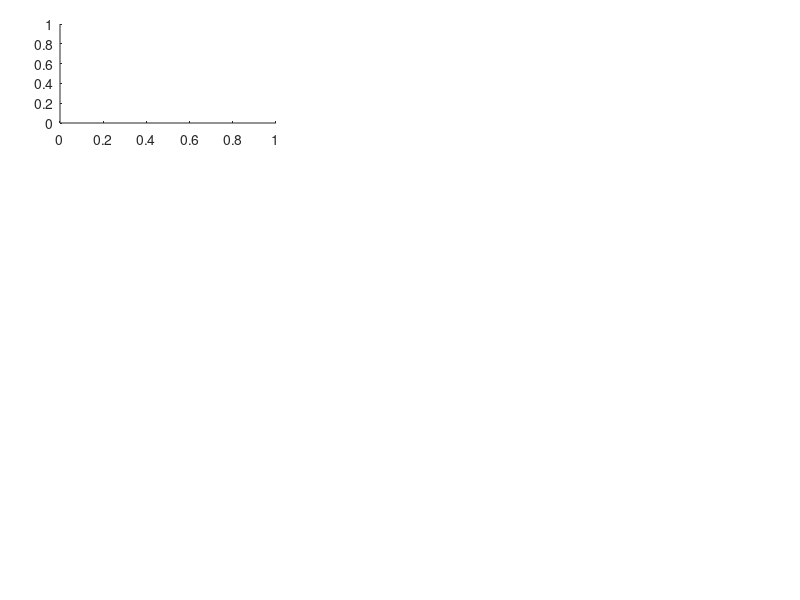

Here is the MATLAB script that generated this plot: (Note: this script raises an error after producing the figure.)
% ------------------------------------------
% cp-2021-152: Supplement Figure 4
% ------------------------------------------
%% Altitude regional

figure(6);
clf reset;

figure_number = {'a)','d)','b)','e)','c)','f)'};

m_width = 0.27;
m = [0.075,0.075,0.365,0.365,0.655,0.655,0.075,0.075,0.075,0.365,0.365,0.365,0.655,0.655,0.655];
n_height = 0.165;
n = [0.795,0.57,0.795,0.57,0.795,0.57,0.345,0.12,0.02,0.345,0.12,0.02,...
    0.345,0.12,0.02];

edges = 0:200:4000;

set(gcf,'Position',[2000 1000 1000 1000])

for k = 1:6
hS = subplot('Position',[m(k) n(k) m_width n_height]);

if k == 1
    mdl = fitlm(REGION.tropics_elevation(:),tropics.bootmean_d18O{1}(:,1),'linear');
    [Ypred,YCI] = predict(mdl, REGION.tropics_elevation(:),'alpha',0.1);
    sr = [REGION.tropics_elevation(:),YCI,Ypred]; sr1 = sortrows(sr,1);
    h = errorbar(REGION.tropics_elevation(:),tropics.bootmean_d18O{1}(:,1),...
        tropics.bootmean_d18O{1}(:,1)-tropics.ci{1}(:,1),...
        tropics.bootmean_d18O{1}(:,1)-tropics.ci{1}(:,2),...
        'o','MarkerEdgeColor','k','MarkerFaceColor','k','Color',[169 169 169]./255);
    title('Tropics');
    ylabel('\delta^{18}O_{dweq}');
    
elseif k == 2    
    mdl = fitlm(REGION.tropics_elevation(:),REGION.tropics_d13C,'linear');
    [Ypred,YCI] = predict(mdl, REGION.tropics_elevation(:),'alpha',0.1);
    sr = [REGION.tropics_elevation(:),YCI,Ypred]; sr1 = sortrows(sr,1);
    h = plot(REGION.tropics_elevation(:),REGION.tropics_d13C,'LineStyle','none','Color','k',...
        'Marker','o','MarkerFaceColor','k');
    ylabel('\delta^{13}C_{c}');
    
elseif k == 3    
    mdl = fitlm(REGION.subtropics_elevation(:),subtropics.bootmean_d18O{1}(:,1),'linear');
    [Ypred,YCI] = predict(mdl, REGION.subtropics_elevation(:),'alpha',0.1);
    sr = [REGION.subtropics_elevation(:),YCI,Ypred]; sr1 = sortrows(sr,1);
    h = errorbar(REGION.subtropics_elevation(:),subtropics.bootmean_d18O{1}(:,1),...
        subtropics.bootmean_d18O{1}(:,1)-subtropics.ci{1}(:,1),...
        subtropics.bootmean_d18O{1}(:,1)-subtropics.ci{1}(:,2),...
        'o','MarkerEdgeColor','k','MarkerFaceColor','k','Color',[169 169 169]./255);
    title('Subtropics');
    
elseif k == 4
    mdl = fitlm(REGION.subtropics_elevation(:),REGION.subtropics_d13C,'linear');
    [Ypred,YCI] = predict(mdl, REGION.subtropics_elevation(:),'alpha',0.1);
    sr = [REGION.subtropics_elevation(:),YCI,Ypred]; sr1 = sortrows(sr,1);
    h = plot(REGION.subtropics_elevation(:),REGION.subtropics_d13C,'LineStyle','none','Color','k',...
        'Marker','o','MarkerFaceColor','k');
    
elseif k == 5
    mdl = fitlm(REGION.extratropics_elevation(:),extratropics.bootmean_d18O{1}(:,1),'linear');
    [Ypred,YCI] = predict(mdl, REGION.extratropics_elevation(:),'alpha',0.1);
    sr = [REGION.extratropics_elevation(:),YCI,Ypred]; sr1 = sortrows(sr,1);
    h = errorbar(REGION.extratropics_elevation(:),extratropics.bootmean_d18O{1}(:,1),...
        extratropics.bootmean_d18O{1}(:,1)-extratropics.ci{1}(:,1),...
        extratropics.bootmean_d18O{1}(:,1)-extratropics.ci{1}(:,2),...
        'o','MarkerEdgeColor','k','MarkerFaceColor','k','Color',[169 169 169]./255);
    title('Extratropics');
    
elseif k == 6    
    mdl = fitlm(REGION.extratropics_elevation(:),REGION.extratropics_d13C,'linear');
    [Ypred,YCI] = predict(mdl, REGION.extratropics_elevation(:),'alpha',0.1);
    sr = [REGION.extratropics_elevation(:),YCI,Ypred]; sr1 = sortrows(sr,1);
    h = plot(REGION.extratropics_elevation(:),REGION.extratropics_d13C,'LineStyle','none','Color','k',...
        'Marker','o','MarkerFaceColor','k');
end
hold on
h1 = plot(sr1(:,1),sr1(:,4),'Color',[112,160,205]./255,'LineWidth',2);
hold on
h2 = plot(sr1(:,1),sr1(:,2:3),'Color',[196,121,0]./255,'LineStyle','-');    
set(gca,'FontSize',12,'YTickLabel',[]); 
if k == 1 || k == 3 || k == 5
    ylim([-18 0]);
elseif k == 2 || k == 4 || k == 6
    ylim([-15 5]);
    xlabel(['Altitude (m)'],'FontSize',11); 
end
if k == 3 || k == 4 || k == 5 || k == 6
    xlim([-75 2700]);
elseif k == 1 || k == 2
    xlim([-100 4200]);
end
legend('off')
str=strcat(['R²=',num2str(round(mdl.Rsquared.Ordinary,2)),', p=',num2str(round(table2array(mdl.Coefficients(2,4)),1,'significant'))]);
poshS = get(hS,'position'); 
annotation('textbox',poshS,'String',figure_number{k},'FitBoxToText','on','LineStyle','none','FontSize',12);
new_pos = poshS; new_pos(1,2)=new_pos(1,2)-0.12; new_pos(1,4)=new_pos(1,4)-0.02;
annotation('textbox',new_pos,'String',str,'FitBoxToText','on','LineStyle','none','FontSize',10.5);
grid on
end

hL = subplot('Position',[0.1 0.41 0.78 0.1]);
poshL = get(hL,'position'); poshL(1,2)= poshL(1,2)+0.045;
lgd = legend(hL,[h(1),h1(1),h2(1)],'Data','Linear fit','90% conf. bounds'); legend box off;
set(lgd,'position',poshL,'Orientation','horizontal', 'FontSize', 11);
axis(hL,'off');

clear edges h h1 h2 hL hS k lgd m m_width mdl n n_height new_pos poshL poshS ...
   sr sr1 str YCI Ypred figure_number